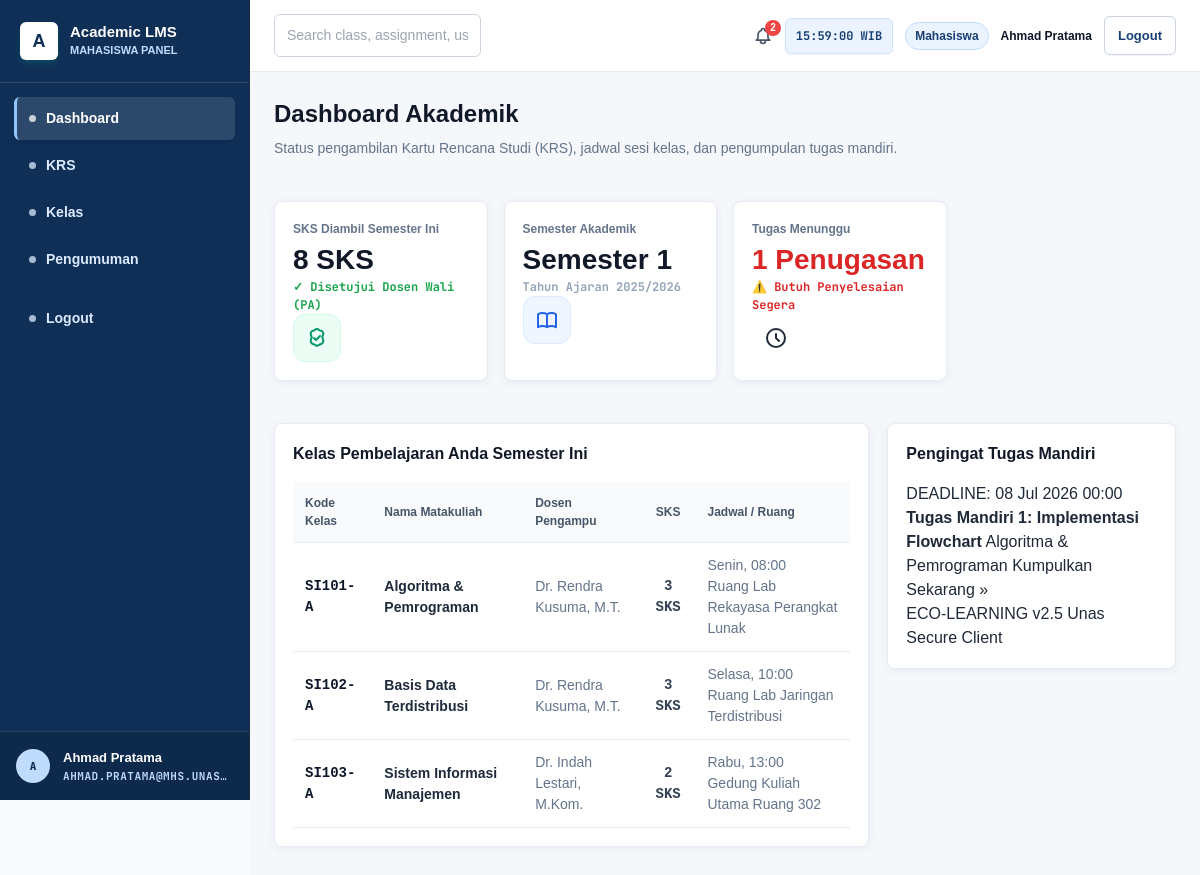
The page /mahasiswa/dashboard.php (signed in) on the database its author committed.
### tables this page shows
CREATE TABLE IF NOT EXISTS krs (
  id INT AUTO_INCREMENT PRIMARY KEY,
  mahasiswa_id INT NOT NULL,
  kelas_id INT NOT NULL,
  matakuliah_id INT NOT NULL,
  semester INT NOT NULL,
  grade VARCHAR(2) DEFAULT NULL,
  FOREIGN KEY (mahasiswa_id) REFERENCES mahasiswa(id) ON DELETE CASCADE,
  FOREIGN KEY (kelas_id) REFERENCES kelas(id) ON DELETE CASCADE,
  FOREIGN KEY (matakuliah_id) REFERENCES matakuliah(id) ON DELETE CASCADE
);

CREATE TABLE IF NOT EXISTS kelas (
  id INT AUTO_INCREMENT PRIMARY KEY,
  matakuliah_id INT NOT NULL,
  dosen_id INT,
  kode_kelas VARCHAR(50) NOT NULL UNIQUE,
  semester INT NOT NULL,
  tahun_akademik VARCHAR(20) DEFAULT '2025/2026',
  hari VARCHAR(20) NOT NULL,
  jam_mulai TIME NOT NULL,
  jam_selesai TIME NOT NULL,
  ruangan VARCHAR(100) NOT NULL,
  kapasitas INT NOT NULL DEFAULT 40,
  jumlah_mahasiswa INT DEFAULT 0,
  FOREIGN KEY (matakuliah_id) REFERENCES matakuliah(id) ON DELETE CASCADE,
  FOREIGN KEY (dosen_id) REFERENCES dosen(id) ON DELETE SET NULL
);

CREATE TABLE IF NOT EXISTS matakuliah (
  id INT AUTO_INCREMENT PRIMARY KEY,
  kode_matkul VARCHAR(20) NOT NULL UNIQUE,
  nama_matkul VARCHAR(150) NOT NULL,
  sks INT NOT NULL
);

CREATE TABLE IF NOT EXISTS users (
  id INT AUTO_INCREMENT PRIMARY KEY,
  username VARCHAR(50) NOT NULL UNIQUE,
  password VARCHAR(255) NOT NULL,
  nama_lengkap VARCHAR(150) NOT NULL,
  email VARCHAR(100) NOT NULL UNIQUE,
  role ENUM('admin', 'dosen', 'mahasiswa') NOT NULL,
  status ENUM('aktif', 'nonaktif') DEFAULT 'aktif',
  created_at TIMESTAMP DEFAULT CURRENT_TIMESTAMP,
  updated_at TIMESTAMP DEFAULT CURRENT_TIMESTAMP ON UPDATE CURRENT_TIMESTAMP
);

CREATE TABLE IF NOT EXISTS tugas_pertemuan (
  id INT AUTO_INCREMENT PRIMARY KEY,
  pertemuan_id INT NOT NULL,
  judul_tugas VARCHAR(255) NOT NULL,
  deskripsi TEXT,
  tanggal_deadline DATETIME NOT NULL,
  bobot_nilai INT DEFAULT 10,
  status ENUM('aktif', 'selesai') DEFAULT 'aktif',
  created_at TIMESTAMP DEFAULT CURRENT_TIMESTAMP,
  FOREIGN KEY (pertemuan_id) REFERENCES pertemuan(id) ON DELETE CASCADE
);

### mahasiswa/dashboard.php (the view, shortened to what this page needs)
<?php
require_once __DIR__ . '/../auth/check_auth.php';
$mhs_id = $_SESSION['mahasiswa_id'] ?? 0;
$semester = $_SESSION['semester'] ?? 1;
$stmtKrs = $pdo->prepare("
    SELECT krs.*, k.kode_kelas, k.hari, k.jam_mulai, k.ruangan, m.nama_matkul, m.kode_matkul, m.sks, u.nama_lengkap AS nama_dosen
    FROM krs
    JOIN kelas k ON krs.kelas_id = k.id
    JOIN matakuliah m ON krs.matakuliah_id = m.id
    LEFT JOIN dosen d ON k.dosen_id = d.id
    LEFT JOIN users u ON d.user_id = u.id
    WHERE krs.mahasiswa_id = :mhs AND krs.semester = :sem
");
$stmtKrs->execute(['mhs' => $mhs_id, 'sem' => $semester]);
$my_courses = $stmtKrs->fetchAll();
$stmtTasks = $pdo->prepare("
    SELECT t.*, k.kode_kelas, m.nama_matkul
    FROM tugas_pertemuan t
    JOIN pertemuan p ON t.pertemuan_id = p.id
    JOIN kelas k ON p.kelas_id = k.id
    JOIN matakuliah m ON k.matakuliah_id = m.id
    JOIN krs ON krs.kelas_id = k.id
    WHERE krs.mahasiswa_id = :mhs AND t.status = 'aktif'
    ORDER BY t.tanggal_deadline ASC
    LIMIT 3
");
$stmtTasks->execute(['mhs' => $mhs_id]);
$pending_tasks = $stmtTasks->fetchAll();
$totalSks = 0;
foreach($my_courses as $c) {
    $totalSks += $c['sks'];
}
?>
<!DOCTYPE html>
<html lang="id">
<head>
    <script src="https://cdn.tailwindcss.com"></script>
    <link rel="stylesheet" href="../assets/css/app.css">
</head>
<body class="bg-slate-50">
    <?php include __DIR__ . '/../components/sidebar.php'; ?>
    <div class="main-content">
        <?php include __DIR__ . '/../components/header.php'; ?>
        <main class="page-container">
            <div class="page-header">
                <div>
                    <h1 class="page-title">Dashboard Akademik</h1>
                    <p class="page-subtitle">Status pengambilan Kartu Rencana Studi (KRS), jadwal sesi kelas, dan pengumpulan tugas mandiri.</p>
                </div>
            </div>
            <div class="stats-grid">
                <div class="stat-card">
                    <div class="stat-info">
                        <span class="stat-label">SKS Diambil Semester Ini</span>
                        <strong class="stat-value"><?= $totalSks ?> SKS</strong>
                        <span class="stat-desc text-emerald">✓ Disetujui Dosen Wali (PA)</span>
                    </div>
                    <div class="stat-icon-wrapper emerald">
                    </div>
                </div>
                <div class="stat-card">
                    <div class="stat-info">
                        <span class="stat-label">Semester Akademik</span>
                        <strong class="stat-value">Semester <?= $semester ?></strong>
                        <span class="stat-desc text-slate">Tahun Ajaran 2025/2026</span>
                    </div>
                    <div class="stat-icon-wrapper blue">
                    </div>
                </div>
                <div class="stat-card">
                    <div class="stat-info">
                        <span class="stat-label">Tugas Menunggu</span>
                        <strong class="stat-value text-danger"><?= count($pending_tasks) ?> Penugasan</strong>
                        <span class="stat-desc text-danger">⚠️ Butuh Penyelesaian Segera</span>
                    </div>
                    <div class="stat-icon-wrapper red">
                        <svg class="stat-icon" fill="none" viewBox="0 0 24 24" stroke="currentColor">
                            <path stroke-linecap="round" stroke-linejoin="round" stroke-width="2" d="M12 8v4l3 3m6-3a9 9 0 11-18 0 9 9 0 0118 0z" />
                        </svg>
                    </div>
                </div>
            </div>
            <div class="split-grid">
                <div class="card col-span-2">
                    <h3 class="card-title mb-4">Kelas Pembelajaran Anda Semester Ini</h3>
                    <div class="overflow-x-auto">
                        <table class="w-full text-left border-collapse">
                            <thead>
                                <tr>
                                    <th class="table-header">Kode Kelas</th>
                                    <th class="table-header">Nama Matakuliah</th>
                                    <th class="table-header">Dosen Pengampu</th>
                                    <th class="table-header text-center">SKS</th>
                                    <th class="table-header">Jadwal / Ruang</th>
                                </tr>
                            </thead>
                            <tbody>
                                <?php if(empty($my_courses)): ?>
                                    <tr>
                                        <td colspan="5" class="table-cell text-center text-slate-400 font-mono">Anda belum memprogram KRS untuk semester ini.</td>
                                    </tr>
                                <?php else: ?>
                                    <?php foreach($my_courses as $c): ?>
                                        <tr class="table-row-hover">
                                            <td class="table-cell font-mono font-bold text-slate-900"><?= htmlspecialchars($c['kode_kelas']) ?></td>
                                            <td class="table-cell font-bold text-slate-800"><?= htmlspecialchars($c['nama_matkul']) ?></td>
                                            <td class="table-cell font-medium text-slate-500"><?= htmlspecialchars($c['nama_dosen'] ?? 'Belum Ditentukan') ?></td>
                                            <td class="table-cell text-center font-mono font-bold"><?= $c['sks'] ?> SKS</td>
                                            <td class="table-cell font-medium text-slate-500">
                                                <?= htmlspecialchars($c['hari']) ?>, <?= date('H:i', strtotime($c['jam_mulai'])) ?><br>
                                                <span class="room-badge"><?= htmlspecialchars($c['ruangan']) ?></span>
                                            </td>
                                        </tr>
                                    <?php endforeach; ?>
                                <?php endif; ?>
                            </tbody>
                        </table>
                    </div>
                </div>
                <div class="card flex flex-col justify-between">
                    <div>
                        <h3 class="card-title mb-4">Pengingat Tugas Mandiri</h3>
                        <div class="space-y-4">
                            <?php if (empty($pending_tasks)): ?>
                                <div class="text-center py-12 text-slate-400 font-mono text-xs">Semua tugas Anda telah selesai dikerjakan!</div>
                            <?php else: ?>
                                <?php foreach($pending_tasks as $task): ?>
                                    <div class="alert-box-red">
                                        <span class="alert-box-deadline">DEADLINE: <?= date('d M Y H:i', strtotime($task['tanggal_deadline'])) ?></span>
                                        <strong class="alert-box-title"><?= htmlspecialchars($task['judul_tugas']) ?></strong>
                                        <span class="alert-box-subtitle"><?= htmlspecialchars($task['nama_matkul']) ?></span>
                                        <a href="kelas.php" class="alert-box-action">Kumpulkan Sekarang &raquo;</a>
                                    </div>
                                <?php endforeach; ?>
                            <?php endif; ?>
                        </div>
                    </div>
                    <div class="card-footer-credit">
                        <span class="footer-credit-text">ECO-LEARNING v2.5 Unas Secure Client</span>
                    </div>
                </div>
            </div>
        </main>
    </div>
</body>
</html>

### rows shown on the page
krs: kelas.kode_kelas "SI101-A", matakuliah.nama_matkul "Algoritma & Pemrograman", users.nama_lengkap "Dr. Rendra Kusuma, M.T.", matakuliah.sks "3", kelas.hari "Senin", kelas.jam_mulai "08:00", kelas.ruangan "Ruang Lab Rekayasa Perangkat Lunak"
krs: kelas.kode_kelas "SI102-A", matakuliah.nama_matkul "Basis Data Terdistribusi", users.nama_lengkap "Dr. Rendra Kusuma, M.T.", matakuliah.sks "3", kelas.hari "Selasa", kelas.jam_mulai "10:00", kelas.ruangan "Ruang Lab Jaringan Terdistribusi"
krs: kelas.kode_kelas "SI103-A", matakuliah.nama_matkul "Sistem Informasi Manajemen", users.nama_lengkap "Dr. Indah Lestari, M.Kom.", matakuliah.sks "2", kelas.hari "Rabu", kelas.jam_mulai "13:00", kelas.ruangan "Gedung Kuliah Utama Ruang 302"
tugas_pertemuan: tanggal_deadline "08 Jul 2026 00:00", judul_tugas "Tugas Mandiri 1: Implementasi Flowchart", matakuliah.nama_matkul "Algoritma & Pemrograman"

### other values the page prints
$current_role "MAHASISWA"
$item[0] "Dashboard"
$item[0] "KRS"
$item[0] "Kelas"
$item[0] "Pengumuman"
substr($_SESSION['nama_lengkap'] ?? 'U', 0, 1) "A"
$_SESSION['nama_lengkap'] "Ahmad Pratama"
$_SESSION['email'] "AHMAD.PRATAMA@MHS.UNAS…"
$notif_count "2"
$current_role "Mahasiswa"
$user_display_name "Ahmad Pratama"
$totalSks "8"
$semester "1"
count($pending_tasks) "1"
